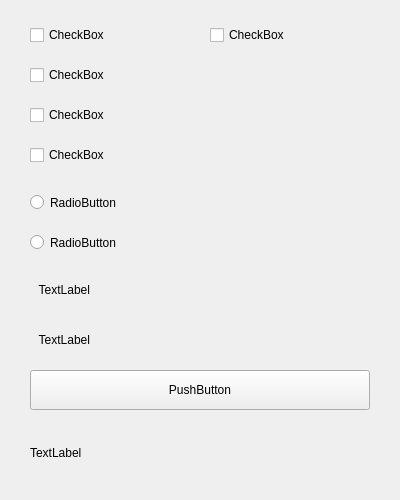
<?xml version="1.0" encoding="UTF-8"?>
<ui version="4.0">
 <class>Form</class>
 <widget class="QWidget" name="Form">
  <property name="geometry">
   <rect>
    <x>0</x>
    <y>0</y>
    <width>400</width>
    <height>500</height>
   </rect>
  </property>
  <property name="minimumSize">
   <size>
    <width>400</width>
    <height>500</height>
   </size>
  </property>
  <property name="maximumSize">
   <size>
    <width>400</width>
    <height>500</height>
   </size>
  </property>
  <property name="windowTitle">
   <string>Form</string>
  </property>
  <widget class="QCheckBox" name="ipv6CheckBox">
   <property name="geometry">
    <rect>
     <x>30</x>
     <y>20</y>
     <width>150</width>
     <height>30</height>
    </rect>
   </property>
   <property name="text">
    <string>CheckBox</string>
   </property>
  </widget>
  <widget class="QCheckBox" name="udpCheckBox">
   <property name="geometry">
    <rect>
     <x>210</x>
     <y>20</y>
     <width>150</width>
     <height>30</height>
    </rect>
   </property>
   <property name="text">
    <string>CheckBox</string>
   </property>
  </widget>
  <widget class="QCheckBox" name="proxyCheckBox">
   <property name="geometry">
    <rect>
     <x>30</x>
     <y>140</y>
     <width>150</width>
     <height>30</height>
    </rect>
   </property>
   <property name="text">
    <string>CheckBox</string>
   </property>
  </widget>
  <widget class="QRadioButton" name="httpProxyRadioButton">
   <property name="geometry">
    <rect>
     <x>30</x>
     <y>190</y>
     <width>150</width>
     <height>25</height>
    </rect>
   </property>
   <property name="text">
    <string>RadioButton</string>
   </property>
  </widget>
  <widget class="QRadioButton" name="socksProxyRadioButton">
   <property name="geometry">
    <rect>
     <x>30</x>
     <y>230</y>
     <width>150</width>
     <height>25</height>
    </rect>
   </property>
   <property name="text">
    <string>RadioButton</string>
   </property>
  </widget>
  <widget class="QCheckBox" name="lanCheckBox">
   <property name="geometry">
    <rect>
     <x>30</x>
     <y>100</y>
     <width>150</width>
     <height>30</height>
    </rect>
   </property>
   <property name="text">
    <string>CheckBox</string>
   </property>
  </widget>
  <widget class="QLabel" name="ipLabel">
   <property name="geometry">
    <rect>
     <x>30</x>
     <y>280</y>
     <width>60</width>
     <height>20</height>
    </rect>
   </property>
   <property name="text">
    <string>TextLabel</string>
   </property>
   <property name="alignment">
    <set>Qt::AlignRight|Qt::AlignTrailing|Qt::AlignVCenter</set>
   </property>
  </widget>
  <widget class="QLabel" name="portLabel">
   <property name="geometry">
    <rect>
     <x>30</x>
     <y>330</y>
     <width>60</width>
     <height>20</height>
    </rect>
   </property>
   <property name="text">
    <string>TextLabel</string>
   </property>
   <property name="alignment">
    <set>Qt::AlignRight|Qt::AlignTrailing|Qt::AlignVCenter</set>
   </property>
  </widget>
  <widget class="QPushButton" name="restartCorePushButton">
   <property name="geometry">
    <rect>
     <x>30</x>
     <y>370</y>
     <width>340</width>
     <height>40</height>
    </rect>
   </property>
   <property name="text">
    <string>PushButton</string>
   </property>
  </widget>
  <widget class="QCheckBox" name="downloadNodesCheckBox">
   <property name="geometry">
    <rect>
     <x>30</x>
     <y>60</y>
     <width>340</width>
     <height>30</height>
    </rect>
   </property>
   <property name="text">
    <string>CheckBox</string>
   </property>
  </widget>
  <widget class="QLabel" name="warningLabel">
   <property name="geometry">
    <rect>
     <x>30</x>
     <y>420</y>
     <width>340</width>
     <height>65</height>
    </rect>
   </property>
   <property name="text">
    <string>TextLabel</string>
   </property>
  </widget>
 </widget>
 <resources/>
 <connections/>
</ui>
